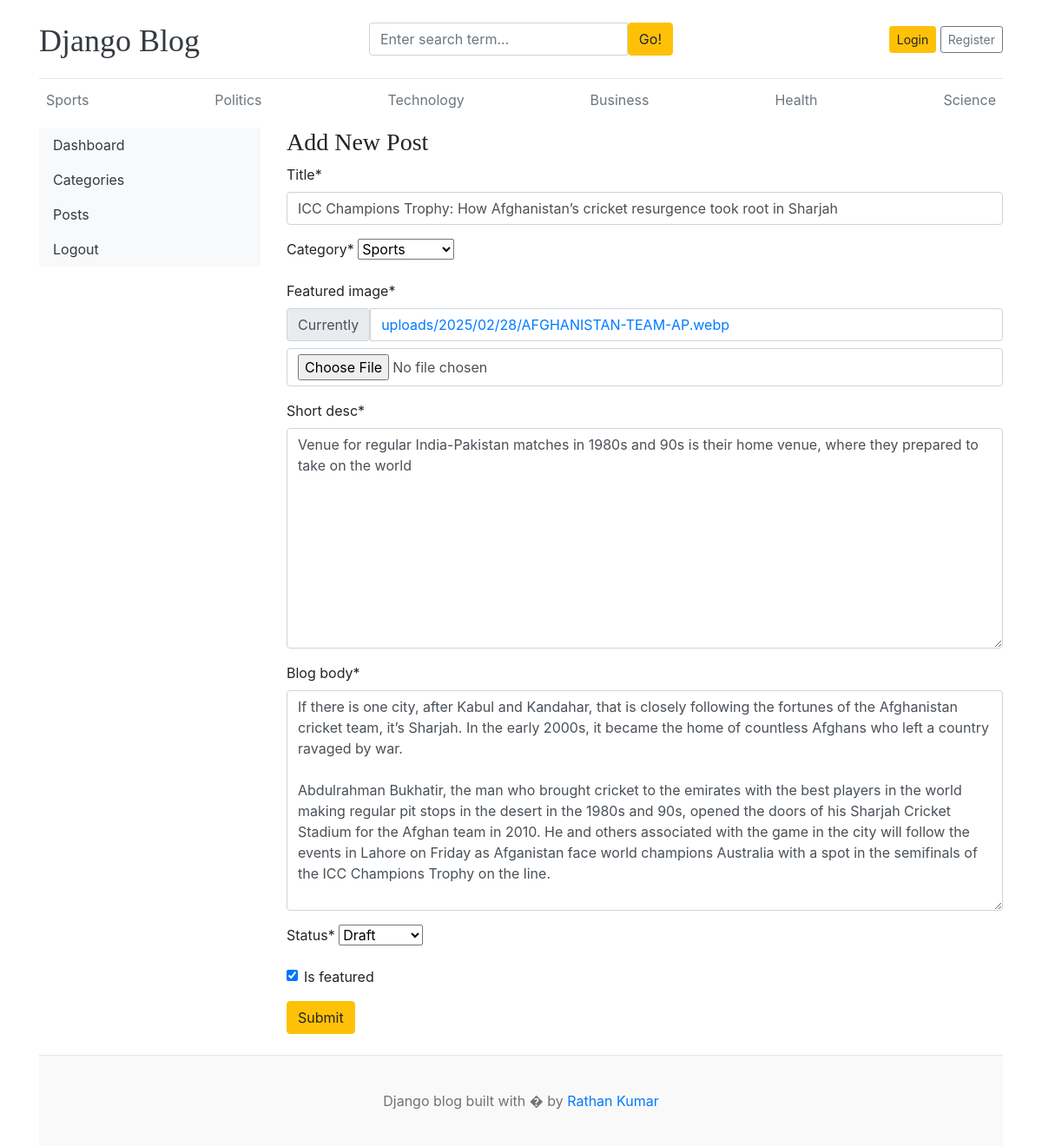
/dashboards/edit_posts/2, run on the app's committed database.
### blog/models.py (models this page shows, shortened)
class Category(models.Model):
    cat_name = models.CharField(max_length=30)
    created_at = models.DateTimeField(auto_now_add=True)
    updated_at = models.DateTimeField(auto_now=True)
    def __str__(self):
        return self.cat_name
    class Meta:
        verbose_name_plural = 'Categories'

class Blog(models.Model):
    title = models.CharField(max_length=100)
    slug = models.SlugField(max_length=150,unique=True,blank=True)
    category = models.ForeignKey(Category,on_delete=models.CASCADE)
    author = models.ForeignKey(User,on_delete=models.CASCADE)
    featured_image = models.ImageField(upload_to='uploads/%Y/%m/%d')
    short_desc = models.TextField()
    blog_body = models.TextField()
    status = models.CharField(max_length=20,choices=STATUS_CHOICES,default="Draft")
    is_featured = models.BooleanField(default=False)
    created_at = models.DateTimeField(auto_now_add=True)
    updated_at = models.DateTimeField(auto_now=True)

### dashboards/views.py (the view, shortened to what this page needs)
# urls.py: path('edit_posts/<int:pk>',views.edit_posts,name='edit_posts'),
def edit_posts(request,pk):
    posts = Blog.objects.get(pk=pk)
    form = BlogForm(instance=posts)
    categories = Category.objects.all()
    context = {
        'categories':categories,
        'form':form
    }
    return render(request,'dashboards/edit_posts.html',context)

### dashboards/forms.py
class BlogForm(forms.ModelForm):
    class Meta:
        model = Blog
        fields = ('title','category','featured_image','short_desc','blog_body','status','is_featured')

### templates/dashboards/edit_posts.html (shortened to what this page needs)
{% extends 'blog/base.html' %}
{% block content %}
{% load crispy_forms_tags %}
<div class="row">
{% include 'dashboards/sidebar.html' %}
<div class="col-md-9">
<h3>Add New Post</h3>
<form action="" method="post" enctype="multipart/form-data">
    {{form | crispy}}
    <button class="btn btn-warning">Submit</button>
</form>
<br>
</div>
</div>
{% endblock %}

### templates/blog/base.html (shortened to what this page needs)
{% load static %}
<!DOCTYPE html>
<html lang="en">
<head>
    <link href="https://getbootstrap.com/docs/4.0/dist/css/bootstrap.min.css" rel="stylesheet">
    <link href="{% static 'css/blog.css' %}" rel="stylesheet">
    <link rel="stylesheet" href="https://cdnjs.cloudflare.com/ajax/libs/font-awesome/4.7.0/css/font-awesome.min.css">
  </head>
<body>
    <div class="container">
      <header class="blog-header py-3">
        <div class="row flex-nowrap justify-content-between align-items-center">
          <div class="col-4 pt-1">
            <a class="blog-header-logo text-dark" href="/">Django Blog</a>
          </div>
          <div class="col-4">
            <form action="{% url 'search' %}" method="get">
              <div class="input-group">
                <input class="form-control" name="keyword" value="{{keyword}}" type="text" placeholder="Enter search term..." aria-label="Enter search term..." aria-describedby="button-search" />
                <button  class="btn btn-warning" id="button-search" type="submit">Go!</button>
            </div>
            </form>
          </div>
          <div class="col-4 d-flex justify-content-end align-items-center">
            {% if not user.is_authenticated %}
            <a class="btn btn-sm btn-warning" href="{% url 'login' %}">Login</a> &nbsp;
            <a class="btn btn-sm btn-outline-secondary" href="{% url 'register' %}">Register</a>
            {% else %}
            <span>{{user.username}}</span>&nbsp;&nbsp;&nbsp;
            <a class="btn btn-sm btn-warning" href="{% url 'logout' %}">Logout</a> &nbsp;&nbsp;
            <a class="btn btn-sm btn-warning" href="{% url 'dashboard' %}">Dashboard</a>
            {% endif %}
          </div>
        </div>
      </header>
      <div class="nav-scroller py-1 mb-2">
        <nav class="nav d-flex justify-content-between">
          {% for i in categories %}
          <a class="p-2 text-muted" href="{% url 'get_post_by_category' i.id %}">{{i.cat_name}}</a>
          {% endfor %}
        </nav>
      </div>
{% block content %}
{% endblock %}
<footer class="blog-footer">
    <p>Django blog built with � by <a href="#">Rathan Kumar</a></p>
  </footer>
  </body>
  </html>

### static/css/blog.css (style rules this page uses)
.blog-header { border-bottom: 1px solid #e5e5e5; }
.blog-header-logo { font-family: "Playfair Display", Georgia, "Times New Roman", serif; font-size: 2.25rem; }
h1, h2, h3, h4, h5, h6 { font-family: "Playfair Display", Georgia, "Times New Roman", serif; }
.blog-footer { padding: 2.5rem 0; color: #727272; text-align: center; background-color: #f9f9f9; border-top: .05rem solid #e5e5e5; }
.blog-footer p:last-child { margin-bottom: 0; }

### data on the page
Category: cat_name "Sports"
Category: cat_name "Politics"
Category: cat_name "Technology"
Category: cat_name "Business"
Category: cat_name "Health"
Category: cat_name "Science"
Blog: title "ICC Champions Trophy: How Afghanistan’s cricket resurgence took root in Sharjah", category "Sports", short_desc "Venue for regular India-Pakistan matches in 1980s and 90s is their home venue, where they prepared to take on the world", blog_body "If there is one city, after Kabul and Kandahar, that is closely following the fortunes of the Afghanistan cricket team, it’s Sharjah. In the early 2000s, it became the home of countless Afghans who left a country ravaged by war. Abdulrahman Bukhatir, the man who brought cricket to the emirates with the best players in the world making regular pit stops in the desert in the 1980s and 90s, opened the doors of his Sharjah Cricket Stadium for the Afghan team in 2010. He and others associated with the game in the city will follow the events in Lahore on Friday as Afganistan face world champions Australia with a spot in the semifinals of the ICC Champions Trophy on the line.", status "Draft", is_featured "☑"
